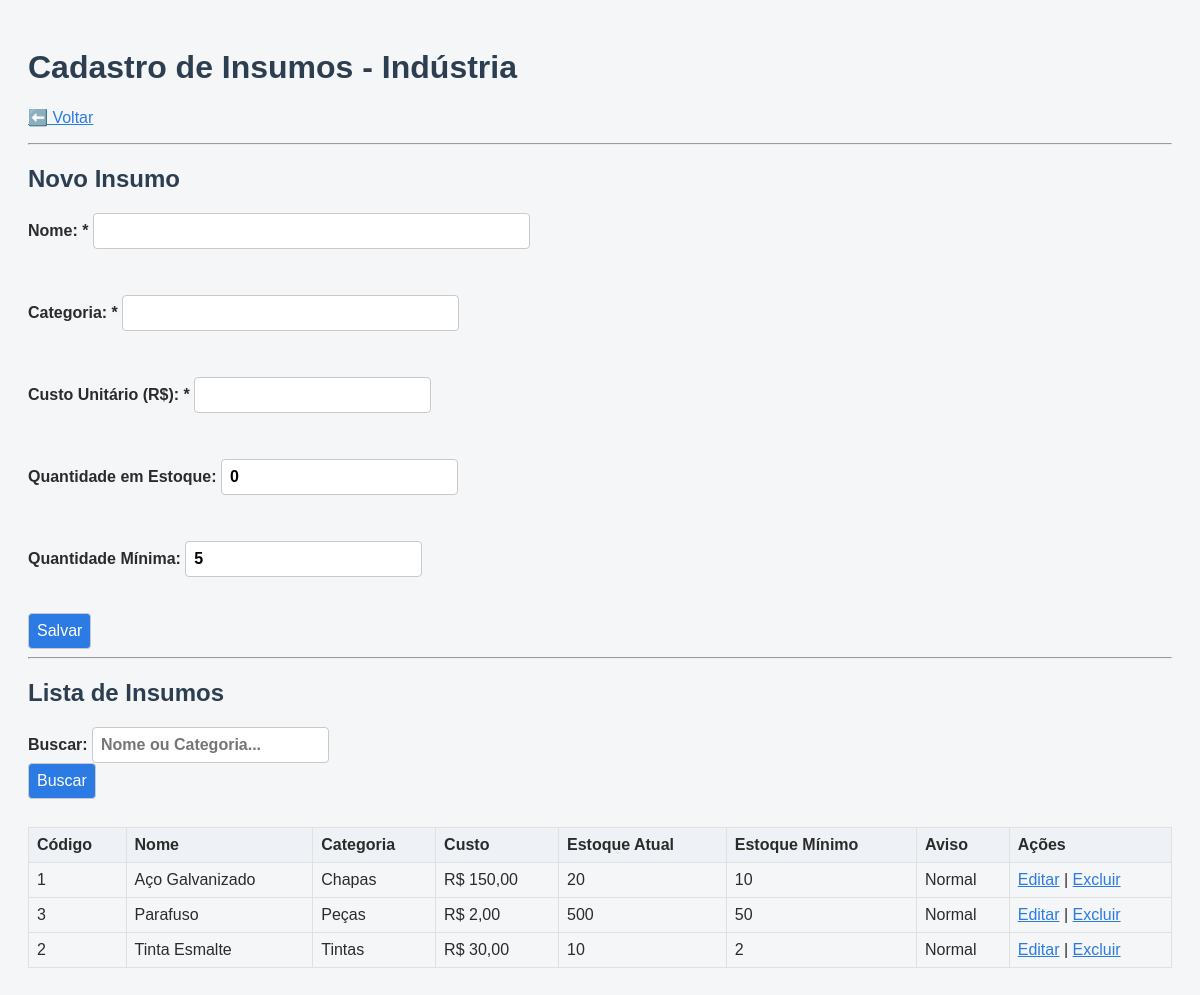
The page /insumos.php (signed in) on the database its author committed.
### tables this page shows
CREATE TABLE IF NOT EXISTS `insumos` (
  `idinsumos` INT NOT NULL AUTO_INCREMENT,
  `nome` VARCHAR(250) NOT NULL,
  `quantidade_minima` INT NOT NULL,
  `quantidade` INT NULL,
  `categoria` VARCHAR(100) NOT NULL,
  `custo` DECIMAL(10,2) NOT NULL,
  PRIMARY KEY (`idinsumos`));

### insumos.php (the view, shortened to what this page needs)
<?php
require_once 'config.php';
$insumoEditar = null;
$busca = trim($_GET['busca'] ?? '');
$sql = "SELECT * FROM insumos" . ($busca ? " WHERE nome LIKE :b OR categoria LIKE :b" : "") . " ORDER BY nome";
$stmt = $conn->prepare($sql);
$stmt->execute($busca ? ['b' => "%$busca%"] : []);
$insumos = $stmt->fetchAll();
?>
<!DOCTYPE html>
<html lang="pt-BR">
<head>
    <link rel="stylesheet" href="estilo.css">
</head>
<body>
    <h1>Cadastro de Insumos - Indústria</h1>
    <p><a href="index.php">⬅️ Voltar</a></p>
    <hr>
    <h2><?= $insumoEditar ? 'Editar' : 'Novo' ?> Insumo</h2>
    <form method="POST">
        <label>Nome: *
            <input type="text" name="nome" size="40" value="<?= htmlspecialchars($insumoEditar['nome'] ?? '') ?>" required>
        </label><br><br>
        <label>Categoria: *
            <input type="text" name="categoria" size="30" value="<?= htmlspecialchars($insumoEditar['categoria'] ?? '') ?>" required>
        </label><br><br>
        <label>Custo Unitário (R$): *
            <input type="number" step="0.01" min="0.01" name="custo" value="<?= htmlspecialchars($insumoEditar['custo'] ?? '') ?>" required>
        </label><br><br>
        <label>Quantidade em Estoque:
            <input type="number" name="quantidade" min="0" value="<?= $insumoEditar['quantidade'] ?? 0 ?>">
        </label><br><br>
        <label>Quantidade Mínima:
            <input type="number" name="quantidade_minima" min="0" value="<?= $insumoEditar['quantidade_minima'] ?? 5 ?>">
        </label><br><br>
        <button type="submit">Salvar</button>
    </form>
    <hr>
    <h2>Lista de Insumos</h2>
    <form method="GET">
        <label>Buscar:
            <input type="text" name="busca" value="<?= htmlspecialchars($busca) ?>" placeholder="Nome ou Categoria...">
        </label>
        <button type="submit">Buscar</button>
    </form>
    <br>
    <?php if ($insumos): ?>
        <table border="1" cellpadding="5" cellspacing="0">
            <tr>
                <th>Código</th>
                <th>Nome</th>
                <th>Categoria</th>
                <th>Custo</th>
                <th>Estoque Atual</th>
                <th>Estoque Mínimo</th>
                <th>Aviso</th>
                <th>Ações</th>
            </tr>
            <?php foreach ($insumos as $p): ?>
                <tr>
                    <td><?= htmlspecialchars($p['idinsumos']) ?></td>
                    <td><?= htmlspecialchars($p['nome']) ?></td>
                    <td><?= htmlspecialchars($p['categoria'] ?? '') ?></td>
                    <td>R$ <?= number_format($p['custo'], 2, ',', '.') ?></td>
                    <td><?= $p['quantidade'] ?></td>
                    <td><?= $p['quantidade_minima'] ?></td>
                    <td><?= $p['quantidade'] < $p['quantidade_minima'] ? '<strong style="color:red;">Abaixo do Mínimo</strong>' : 'Normal' ?></td>
                    <td>
                        <a href="insumos.php?editar=<?= $p['idinsumos'] ?>">Editar</a> |
                        <a href="insumos.php?excluir=<?= $p['idinsumos'] ?>" onclick="return confirm('Deseja realmente excluir este insumo?')">Excluir</a>
                    </td>
                </tr>
            <?php endforeach; ?>
        </table>
    <?php else: ?>
        <p>Nenhum insumo cadastrado.</p>
    <?php endif; ?>
</body>
</html>

### estilo.css (style rules this page uses)
body { font-family: Arial, Helvetica, sans-serif; background-color: #f4f6f8; color: #2b2b2b; padding: 20px; }
h1, h2 { color: #2c3e50; }
label { display: block; font-weight: bold; margin-top: 10px; }
input, select, textarea, button { font: inherit; padding: 8px; border-radius: 4px; border: 1px solid #c9c9c9; }
button { background-color: #2c7be5; color: #ffffff; cursor: pointer; }
a { color: #2c7be5; }
table { width: 100%; border-collapse: collapse; margin-top: 10px; }
th, td { padding: 8px; border: 1px solid #e0e0e0; text-align: left; }
th { background-color: #eef2f7; }

### rows shown on the page
insumos: idinsumos "1", nome "Aço Galvanizado", categoria "Chapas", custo "150,00", quantidade "20", quantidade_minima "10", shows "Normal"
insumos: idinsumos "3", nome "Parafuso", categoria "Peças", custo "2,00", quantidade "500", quantidade_minima "50", shows "Normal"
insumos: idinsumos "2", nome "Tinta Esmalte", categoria "Tintas", custo "30,00", quantidade "10", quantidade_minima "2", shows "Normal"
